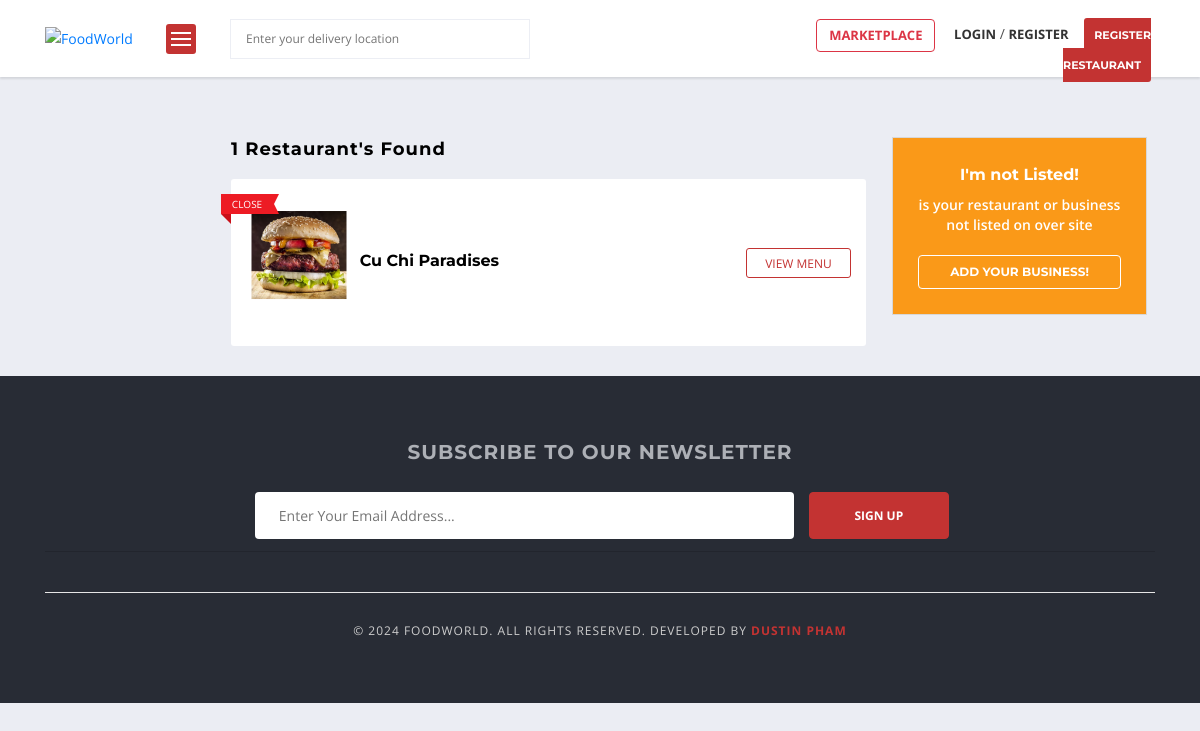
Page /marketplace/ on the earlier database version.
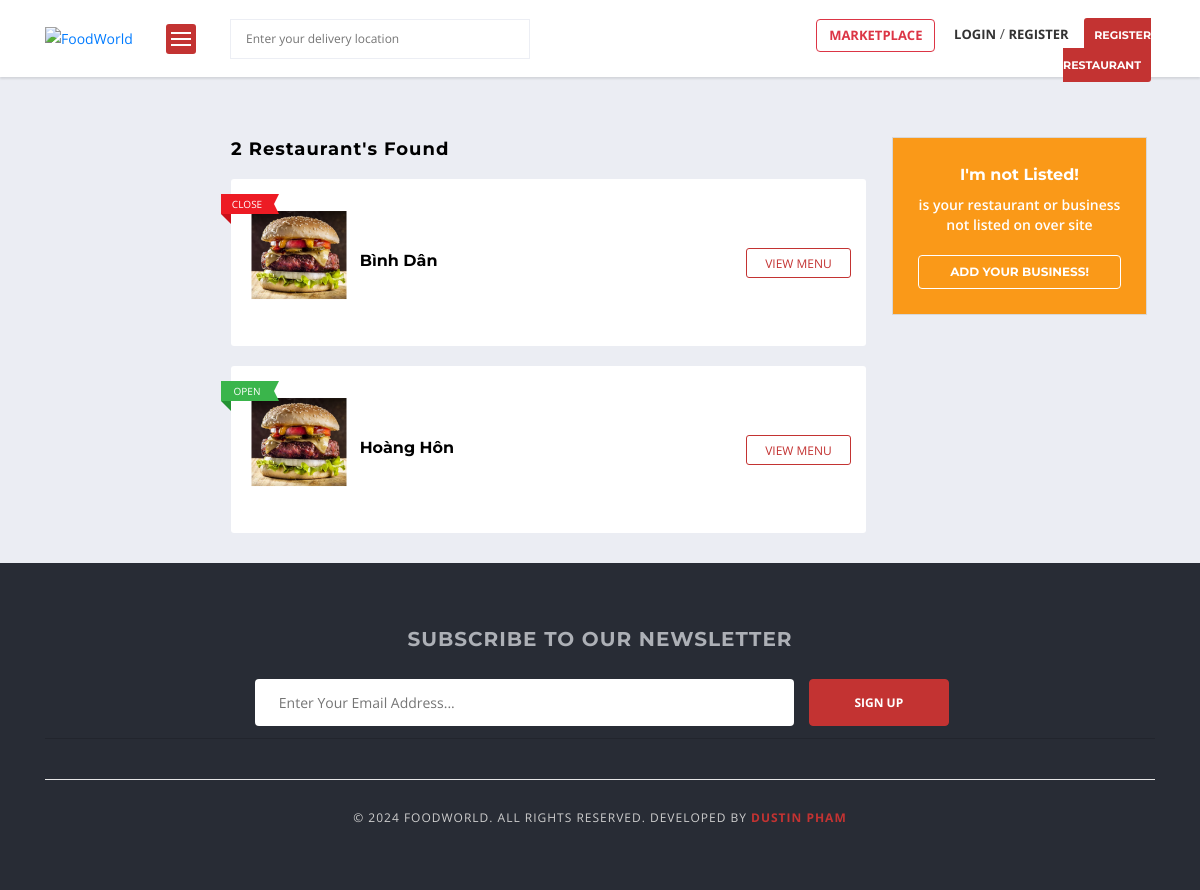
Same page on the later database version.
### vendor/models.py (models this page shows, shortened)
class Vendor(models.Model):
  user = models.OneToOneField(User, related_name='user_vendor', on_delete=models.CASCADE)
  user_profile = models.OneToOneField(UserProfile, related_name='vendor_by_user_profile', on_delete=models.CASCADE)
  vendor_name = models.CharField(max_length=50)
  vendor_slug = models.SlugField(max_length=100, unique=True)
  vendor_license = models.ImageField(upload_to='vendor/license')
  is_approved = models.BooleanField(default=False)
  created_at = models.DateTimeField(auto_now_add=True)
  modified_at = models.DateTimeField(auto_now=True)
  def is_open(self):
    today_date = date.today()
    today = today_date.isoweekday()
    current_opening_hours = OpeningHour.objects.filter(vendor=self, day=today)
    now = datetime.now()
    current_time = now.strftime("%H:%M:%S")
    is_open = None
    for c_o_hour in current_opening_hours:
      if c_o_hour.from_hour and c_o_hour.to_hour:
        start = str(datetime.strptime(c_o_hour.from_hour, '%I:%M %p').time())
        end = str(datetime.strptime(c_o_hour.to_hour, '%I:%M %p').time())
        if start < current_time < end:
          is_open = True
          break
        else:
          is_open = False
    return is_open

### marketplace/views.py (the view)
# urls.py: path('marketplace/', include('marketplace.urls')),
def marketplace(request):
  vendors = Vendor.objects.filter(is_approved=True, user__is_active=True)
  vendor_count = vendors.count()
  context = {
    'vendors': vendors,
    'vendor_count': vendor_count
  }
  return render(request, 'marketplace/vendors_list.html', context)

### accounts/context_processors.py (called while the page is built)
def get_vendor(request):
  try:
    vendor = Vendor.objects.get(user=request.user)
  except:
    vendor = None
  return dict(vendor=vendor)

def get_user_profile(request):
  try:
    user_profile = UserProfile.objects.get(user=request.user)
  except:
    user_profile = None
  return dict(user_profile=user_profile)

def get_google_api(request):
  return {'GOOGLE_API_KEY': settings.GOOGLE_API_KEY}

def get_paypal_client_id(request):
  return {'PAYPAL_CLIENT_ID': settings.PAYPAL_CLIENT_ID}

### marketplace/context_processors.py (called while the page is built, shortened)
def get_cart_counter(request):
  cart_count = 0
  return dict(cart_count=cart_count)

def get_cart_amounts(request):
  subtotal = 0
  tax = 0
  grand_total = 0
  tax_dict = {}
  return dict(subtotal=subtotal, tax=tax, grand_total=grand_total, tax_dict=tax_dict)

### orders/request_object.py (called while the page is built)
def RequestObjectMiddleware(get_response):
    def middleware(request):
        models.request_object = request
        response = get_response(request)
        return response
    return middleware

### templates/marketplace/vendors_list.html (shortened to what this page needs)
{% extends 'base.html' %}
{% load static %}
{% block content %}
<div class="main-section">
  <div class="page-section nopadding cs-nomargin" style="margin-top: 0px;padding-top: 60px;padding-bottom: 10px;margin-bottom: 0px;">
    <div class="container">
      <div class="row">
        <div class="col-lg-12 col-md-12 col-sm-12 col-xs-12">
          <div class="row">
            <aside class="col-lg-2 col-md-2 col-sm-12 col-xs-12"></aside>
            <div class="col-lg-7 col-md-7 col-sm-12 col-xs-12">
              <div class="listing-sorting-holder">
                <div class="row">
                  <div class="col-lg-12 col-md-12 col-sm-12 col-xs-12">
                    <h4>{{ vendor_count }} Restaurant's found</h4>
                  </div>
                </div>
              </div>
              <div class="listing simple">
                <ul>
                  {% for vendor in vendors %}
                    <li style="line-height:15px;">
                      <div class="img-holder">
                        <figure>
                          <a href="#">
                            {% if vendor.user_profile.profile_picture %}
                              <img src="{{ vendor.user_profile.profile_picture.url }}" class="img-list wp-post-image" alt="">
                            {% else %}
                              <img src="{% static 'images/default-profile.png' %}" class="img-list wp-post-image" alt="">
                            {% endif %}
                          </a>
                        </figure>
                        {% if vendor.is_open %}
                          <span class="restaurant-status open">
                            <em class="bookmarkRibbon"></em>Open
                          </span>
                        {% else %}
                          <span class="restaurant-status close">
                            <em class="bookmarkRibbon"></em>Close
                          </span>
                        {% endif %}
                      </div>
                      <div class="text-holder">
                        <div class="post-title">
                          <h5>
                            <a href="{% url 'vendor_detail' vendor.vendor_slug %}">{{ vendor.vendor_name }}</a>
                          </h5>
                        </div>
                      </div>
                      <div class="list-option">
                        <a href="{% url 'vendor_detail' vendor.vendor_slug %}" class="viewmenu-btn text-color">View Menu</a>
                      </div>
                    </li>
                  {% endfor %}
                </ul>
              </div>
            </div>
            <div class="section-sidebar col-lg-3 col-md-3 col-sm-12 col-xs-12">
              <div class="message-box" style="background-color: #fa9918;">
                <strong>I'm not Listed!</strong><span>is your restaurant or business not listed on over site</span>
                <a href="{% url 'registerVendor' %}" class="request-btn">Add Your business!</a>
              </div>
            </div>
          </div>
        </div>
      </div>
    </div>
  </div>
</div>
{% endblock content %}

Differences in the rows shown:
removed Vendor: shows "CLOSE", vendor_name "Cu Chi Paradises"
added Vendor: shows "CLOSE", vendor_name "Bình Dân"
added Vendor: shows "OPEN", vendor_name "Hoàng Hôn"
Other differences:
{{ vendor_count }}: "1" → "2"
